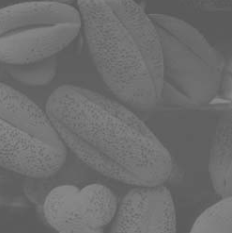
#> input picture Low Contrast.PNG, 232 x 233 px, found by its file name
$ jupyter execute 'CSE_4106_~_Grey_Level_Transformations.ipynb'
#> lines starting #> are read from the running program, lines starting #| are printed output that depends on the picture; after the words box and inside, x2 and y2 are one past the last pixel; in counts of white or black regions, pixels touching at a corner belong together
# **Performing Gray Level Transformations for Image Enhancement**

[cell 1]
# Importing the Libraries & Loading the Image
import cv2
import matplotlib.pyplot as plt
import numpy as np
import warnings
image = cv2.imread('/content/Low Contrast.PNG', cv2.IMREAD_GRAYSCALE)
#> image is the input picture: shape (233, 232); min 87, max 139, mean 109.2
plt.imshow(image, cmap='gray', vmin=0, vmax=255)
plt.title('Original Image')

**Image Negative**
* A negative of an image or inverted is computed using the following formula:<br>
    **s = (L – 1) – r**<br>
Where, r is the input image pixel, L is the highest value of the pixel and s is the resulting pixel.

[cell 2]
# Negative Transformation Formula
negative = 255 - image
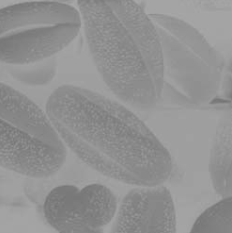
#> negative: shape (233, 232); min 116, max 168, mean 145.8

[cell 3]
# Displaying Results
fig = plt.figure(figsize=(8, 8))
ax1 = fig.add_subplot(221)
ax2 = fig.add_subplot(222)
ax1.imshow(image, cmap='gray', vmin=0, vmax=255)
ax1.title.set_text('Original Image')
ax2.imshow(negative, cmap='gray', vmin=0, vmax=255)
ax2.title.set_text('Negative Image')
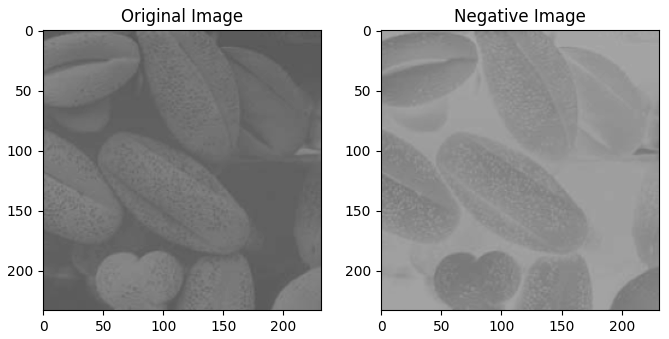
#> figure drawn by matplotlib, 2 panels

**Image Negative Using For Loop**

[cell 4]
negative_image = np.zeros_like(image)

[cell 5]
for i in range(image.shape[0]):
  for j in range(image.shape[1]):
    new_pixel = 255 - image[i,j]
    negative_image[i,j] = new_pixel

[cell 6]
# Displaying Results
fig = plt.figure(figsize=(8, 8))
ax1 = fig.add_subplot(221)
ax2 = fig.add_subplot(222)
ax1.imshow(image, cmap='gray', vmin=0, vmax=255)
ax1.title.set_text('Original Image')
ax2.imshow(negative_image, cmap='gray', vmin=0, vmax=255)
ax2.title.set_text('Negative Image')
print(image)
#> (printed output is left out)
print(negative_image)
#> (printed output is left out)

**Log Transformation**
* During log transformation, the dark pixels in an image are expanded as compare to the higher pixel values.
The log transformation of an image is computed using the following formula:


*   **c=255/log(1+maximum intensity value)**
*   **s=c*log(1+r)**


[cell 7]
# Log Transformation
c = round(255 / np.log(1 + np.max(image)))
#> c = 52
log_image = c * (np.log(1+image))
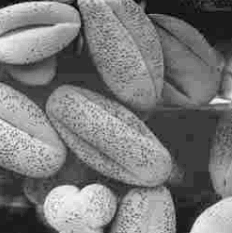
#> log_image: shape (233, 232) float16; min 232.8, max 257, mean 244.2; drawn with min black and max white
log_image = np.array(log_image, dtype = np.uint8)
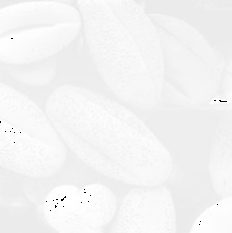
#> log_image: shape (233, 232); min 0, max 255, mean 243.5

[cell 8]
#Displaying Results
fig = plt.figure(figsize=(8, 8))
ax1 = fig.add_subplot(221)
ax2 = fig.add_subplot(222)
ax1.imshow(image, cmap='gray', vmin=0, vmax=255)
ax1.title.set_text('Original Image')
ax2.imshow(log_image, cmap='gray', vmin=0, vmax=255)
ax2.title.set_text(f'Log Transformed Image (c={c})')
plt.show()

**Log Transformation Using For Loop**

[cell 9]
c = 255 / np.log(1 + np.max(image))
#> c = 51.6
log_image = np.zeros_like(image)
for i in range(image.shape[0]):
    for j in range(image.shape[1]):
         new_pixel = c * np.log(1 + image[i,j])
         log_image[i,j] = new_pixel

[cell 10]
#Displaying Results
fig = plt.figure(figsize=(8, 8))
ax1 = fig.add_subplot(221)
ax2 = fig.add_subplot(222)
ax1.imshow(image, cmap='gray', vmin=0, vmax=255)
ax1.title.set_text('Original Image')
ax2.imshow(log_image, cmap='gray', vmin=0, vmax=255)
ax2.title.set_text(f'Log Transformed Image (c={c})')
plt.show()
print(image)
#> (printed output is left out)
print(log_image)
#> (printed output is left out)

**Gamma Correction**
* Gamma transformation or power law transformation involve nth power and nth root transformation.
* An image is gamma transformed using the following formula:
 **s = c * (r^γ)**
* Variation in the value of γ varies the enhancement of the images.
* This type of transformation is used for enhancing images for different type of display devices.

[cell 11]
gamma_image = np.zeros_like(image)
gamma = 0.5
c = 255 / (255 ** gamma)
# Apply gamma correction using a for loop
for i in range(image.shape[0]):
    for j in range(image.shape[1]):
        pixel_value = image[i,j]
        corrected_value = c * (pixel_value ** gamma)
        gamma_image[i,j] = corrected_value
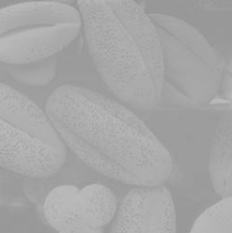
#> gamma_image: shape (233, 232); min 148, max 188, mean 166.1

[cell 12]
# Displaying Results
fig = plt.figure(figsize=(8,8))
ax1 = fig.add_subplot(221)
ax2 = fig.add_subplot(222)

ax1.imshow(image, cmap='gray',  vmin=0, vmax=255)
ax1.title.set_text('Original Image')
ax2.imshow(gamma_image, cmap='gray',  vmin=0, vmax=255)
ax2.title.set_text(f'Gamma Corrected Image\nc={c}, gamma={gamma}')
plt.show()

**Contrast Stretching**
* Low contrast image occur often due to improper illumination or non-linearly or small dynamic range of an imaging sensor.
* It increases the dynamic range of grey levels in the image.
It has three cases:
1. **When r1 =s1 and r2=s2, transformation becomes a Linear function.**
2. **When r1=r2, s1=0 and s2=L-1, transformation becomes a thresholding function.**
3. **When (r1, s1) = (rmin, 0) and (r2, s2) = (rmax, L-1), this is known as Min-Max Stretching.**

**Image Thresholding**

[cell 13]
# Importing the Libraries & Loading the Image
import cv2
import matplotlib.pyplot as plt
import numpy as np
import warnings
image = cv2.imread('/content/road.bmp', cv2.IMREAD_GRAYSCALE)
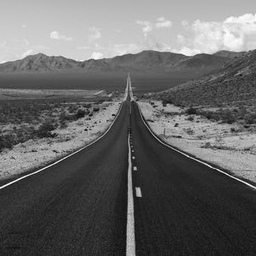
#> input picture road.bmp, 256 x 256 px, found by its file name
#> image is the input picture: shape (256, 256); min 7, max 255, mean 101.6
thresh_value = 128
# Create empty binary image
binary = np.zeros_like(image)
# Loop over each pixel in the image
for i in range(image.shape[0]):
    for j in range(image.shape[1]):
        # Apply thresholding
        if image[i,j] >= thresh_value:
            binary[i,j] = 255
        else:
            binary[i,j] = 0
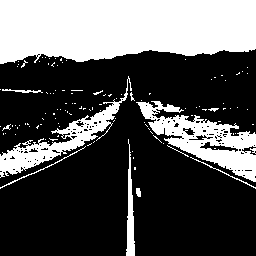
#> binary: shape (256, 256); 32.9% white; 117 white regions (106 under 20 px), largest, box (x1, y1, x2, y2) and area: (0, 0, 256, 64) 14255, (136, 101, 256, 182) 3618, (0, 76, 132, 178) 2445

[cell 14]
# Displaying Results
fig = plt.figure(figsize=(8,8))
ax1 = fig.add_subplot(221)
ax2 = fig.add_subplot(222)
ax1.imshow(image, cmap='gray',  vmin=0, vmax=255)
ax1.title.set_text('Original Image')
ax2.imshow(binary, cmap='gray',  vmin=0, vmax=255)
ax2.title.set_text('Thresholded Binary Image')
plt.show()

3. **Min-Max Contrast Stretching**

[cell 15]
image = cv2.imread('/content/Low Contrast.PNG', cv2.IMREAD_GRAYSCALE)
r1, r2 = image.min(), image.max()
#> r1 = 87; r2 = 139
s1, s2 = 0, 255
# Apply the linear transformation using a for loop
output_image = np.zeros_like(image)
for i in range(image.shape[0]):
    for j in range(image.shape[1]):
        output_image[i,j] = (image[i,j] - r1) * ((s2 - s1) / (r2 - r1)) + s1
# Displaying Results
fig = plt.figure(figsize=(8,8))
ax1 = fig.add_subplot(221)
ax2 = fig.add_subplot(222)
ax1.imshow(image, cmap='gray', vmin=0, vmax=255)
ax1.title.set_text('Original Image')
ax2.imshow(output_image, cmap='gray', vmin=0, vmax=255)
ax2.title.set_text('Contrast Stretched Image')
plt.show()

**Intensity Level Slicing**
* Intensity level slicing involves highlighting a specific range of grey level in an image.

* **Case-I:**
1. To display a high value for all gray levels in the range of interest.
2. To display a low value for the rest of gray levels.

* **Case-II:**
1. Brighten the desired range of gray levels.
2. Preserve the rest of the intensity levels remain unchanged as same as the original gray levels.

[cell 16]
image = cv2.imread('/content/Dark.PNG', cv2.IMREAD_GRAYSCALE)
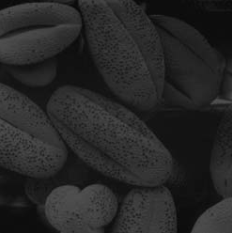
#> input picture Dark.PNG, 232 x 233 px, found by its file name
#> image is the input picture: shape (233, 232); min 8, max 82, mean 38.8
# Parameters
minimum_range = 64
maximum_range = 128
output_image = np.zeros_like(image)
for i in range(image.shape[0]):
    for j in range(image.shape[1]):
        if image[i,j] > minimum_range and image[i,j] < maximum_range:
            output_image[i,j] = 255
        else:
            output_image[i,j] = 0 # image[i,j] for second case
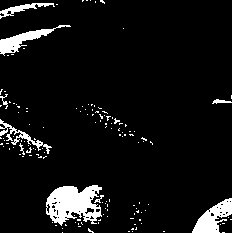
#> output_image: shape (233, 232); 7.2% white; 139 white regions (130 under 20 px), largest, box (x1, y1, x2, y2) and area: (46, 185, 102, 226) 1472, (192, 198, 232, 233) 707, (0, 25, 71, 56) 579
# Displaying Results
fig = plt.figure(figsize=(8,8))
ax1 = fig.add_subplot(221)
ax2 = fig.add_subplot(222)

ax1.imshow(image, cmap='gray', vmin=0, vmax=255)
ax1.title.set_text('Original Image')
ax2.imshow(output_image, cmap='gray', vmin=0, vmax=255)
ax2.title.set_text(f'Intensity Level Sliced Image\nMin:{minimum_range}, Max:{maximum_range}')
plt.show()
